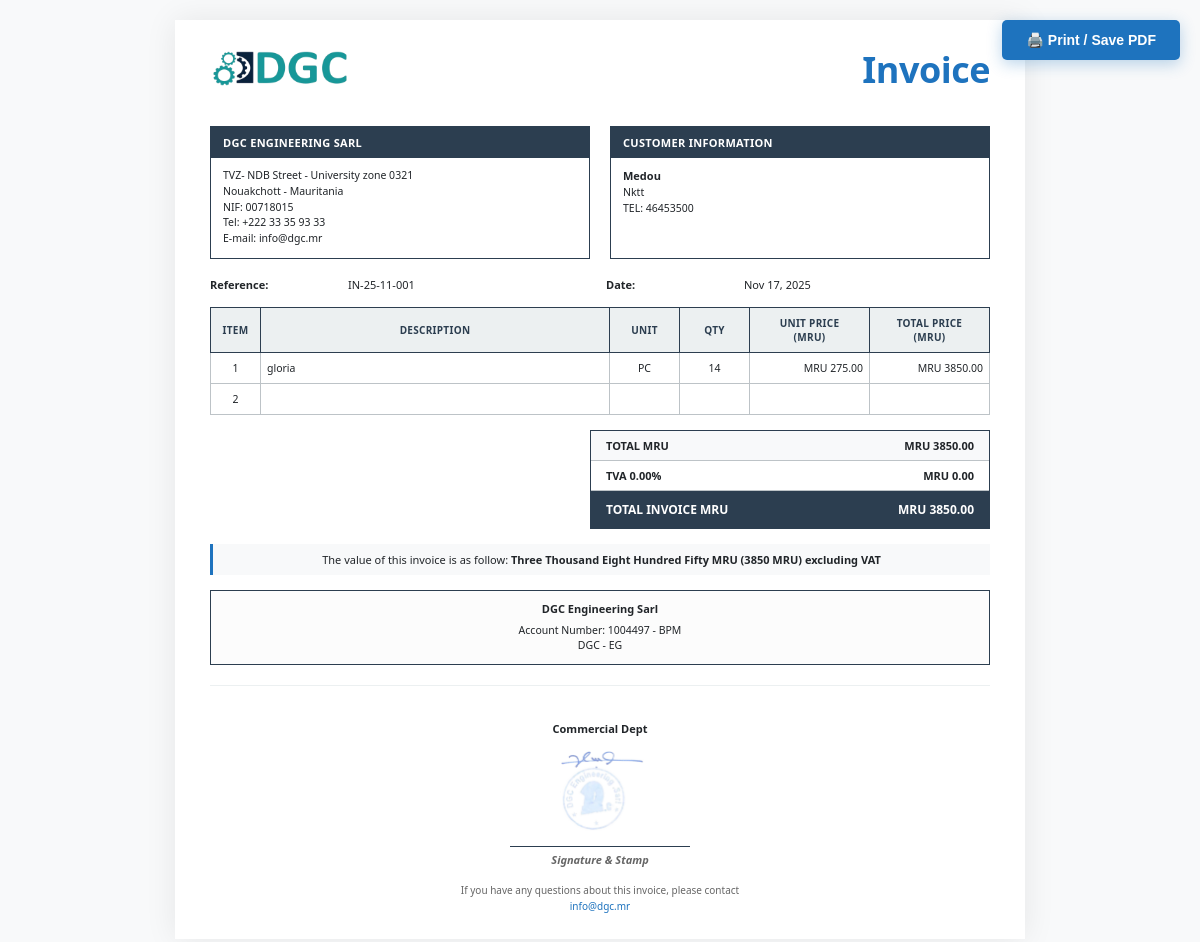
The page /documents/6/preview/ (signed in) on the database its author committed.
### Invoice/models.py (models this page shows, shortened)
class Company(models.Model):
    name = models.CharField(max_length=200, default="DGC Engineering Sarl")
    address = models.TextField(default="TVZ- NDB Street - University zone 0321")
    city = models.CharField(max_length=100, default="Nouakchott")
    country = models.CharField(max_length=100, default="Mauritania")
    phone = models.CharField(max_length=20, default="+222 33 35 93 33")
    email = models.EmailField(default="info@dgc.mr")
    nif = models.CharField(
        max_length=50,
        default="00718015",
        verbose_name="NIF",
        help_text="Tax Identification Number"
    )
    bank_name = models.CharField(max_length=200, default="BPM")
    account_number = models.CharField(max_length=100, default="1004497")
    bank_code = models.CharField(max_length=50, default="DGC - EG", blank=True)
    default_currency = models.CharField(max_length=10, default="MRU")
    default_tva_rate = models.DecimalField(
        max_digits=5,
        decimal_places=2,
        default=Decimal('0.00'),
        validators=[MinValueValidator(Decimal('0.00')), MaxValueValidator(Decimal('100.00'))],
        help_text="Default TVA/VAT rate in percentage"
    )
    department = models.CharField(max_length=100, default="Commercial Dept", blank=True)
    created_at = models.DateTimeField(auto_now_add=True)
    updated_at = models.DateTimeField(auto_now=True)
    class Meta:
        verbose_name = "Company Information"
        verbose_name_plural = "Company Information"
    @classmethod
    def get_company(cls):
        company, created = cls.objects.get_or_create(pk=1)
        return company

class Document(models.Model):
    DOCUMENT_TYPE_CHOICES = [
        ('quotation', 'Quotation'),
        ('invoice', 'Invoice'),
    ]
    STATUS_CHOICES = [
        ('draft', 'Draft'),
        ('pending', 'Pending'),
        ('approved', 'Approved'),
        ('rejected', 'Rejected'),
        ('paid', 'Paid'),
        ('cancelled', 'Cancelled'),
    ]
    CURRENCY_CHOICES = [
        ('MRU', 'MRU - Mauritanian Ouguiya'),
        ('USD', 'USD - US Dollar'),
        ('EUR', 'EUR - Euro'),
    ]
    document_type = models.CharField(
        max_length=20,
        choices=DOCUMENT_TYPE_CHOICES,
        default='quotation',
        help_text="Type of document"
    )
    reference = models.CharField(
        max_length=50,
        unique=True,
        help_text="Auto-generated: QT-YY-MM-XXX or IN-YY-MM-XXX"
    )
    date = models.DateField(default=datetime.now)
    customer = models.ForeignKey(
        Customer,
        on_delete=models.PROTECT,
        null=True,
        blank=True,
        related_name='documents',
        help_text="Link to customer database (optional)"
    )
    customer_name = models.CharField(max_length=200, help_text="Customer name (required)")
    customer_location = models.CharField(max_length=300, blank=True)
    customer_phone = models.CharField(max_length=20, blank=True)
    customer_po_ref = models.CharField(
        max_length=100,
        blank=True,
        verbose_name="Customer PO Reference",
        help_text="Customer's Purchase Order reference (for invoices)"
    )
    work_delivery = models.TextField(
        blank=True,
        verbose_name="Work Delivery Terms",
        help_text="Delivery terms (quotations only)"
    )
    payment_terms = models.TextField(
        blank=True,
        verbose_name="Payment Terms",
        help_text="Payment conditions (quotations only)"
    )
    currency = models.CharField(
        max_length=10,
        choices=CURRENCY_CHOICES,
        default='MRU'
    )
    tva_rate = models.DecimalField(
        max_digits=5,
        decimal_places=2,
        default=Decimal('0.00'),
        validators=[MinValueValidator(Decimal('0.00')), MaxValueValidator(Decimal('100.00'))],
        verbose_name="TVA Rate (%)",
        help_text="Tax rate in percentage"
    )
    amount_in_words = models.TextField(
        blank=True,
        help_text="Amount written in words (invoices only)"
    )
    status = models.CharField(
        max_length=20,
        choices=STATUS_CHOICES,
        default='draft'
    )
    converted_to_invoice = models.OneToOneField(
        'self',
        on_delete=models.SET_NULL,
        null=True,
        blank=True,
        related_name='source_quotation',
        help_text="Invoice created from this quotation"
    )
    approved_by = models.ForeignKey(
        User,
        on_delete=models.SET_NULL,
        null=True,
        blank=True,
        related_name='approved_documents'
    )
    approved_at = models.DateTimeField(null=True, blank=True)
    rejected_by = models.ForeignKey(
        User,
        on_delete=models.SET_NULL,
        null=True,
        blank=True,
        related_name='rejected_documents'
    )
    rejected_at = models.DateTimeField(null=True, blank=True)
    notes = models.TextField(
        blank=True,
        help_text="Internal notes (not shown on document)"
    )
    footer_text = models.TextField(
        blank=True,
        help_text="Additional text for document footer"
    )
    created_by = models.ForeignKey(
        User,
        on_delete=models.PROTECT,
        related_name='created_documents'
    )
    created_at = models.DateTimeField(auto_now_add=True)
    updated_at = models.DateTimeField(auto_now=True)
    class Meta:
        ordering = ['-date', '-created_at']
        indexes = [
            models.Index(fields=['-date']),
            models.Index(fields=['status']),
            models.Index(fields=['document_type']),
            models.Index(fields=['reference']),
            models.Index(fields=['customer']),
        ]
        verbose_name = "Document"
        verbose_name_plural = "Documents"
    @property
    def subtotal(self):
        return sum(item.total_price for item in self.items.all())
    @property
    def tva_amount(self):
        return (self.subtotal * self.tva_rate) / Decimal('100')
    @property
    def total(self):
        return self.subtotal + self.tva_amount

class DocumentItem(models.Model):
    UNIT_CHOICES = [
        ('PC', 'PC'),
        ('Unit', 'Unit'),
        ('Hour', 'Hour'),
        ('Day', 'Day'),
        ('Month', 'Month'),
        ('Set', 'Set'),
        ('Box', 'Box'),
        ('Kg', 'Kg'),
        ('Meter', 'Meter'),
        ('Liter', 'Liter'),
    ]
    document = models.ForeignKey(
        Document,
        on_delete=models.CASCADE,
        related_name='items'
    )
    item_number = models.PositiveIntegerField(
        help_text="Line item number (auto-generated)"
    )
    description = models.TextField(
        help_text="Description of the item/service"
    )
    unit = models.CharField(
        max_length=10,
        choices=UNIT_CHOICES,
        default='PC'
    )
    quantity = models.PositiveIntegerField(
        default=1,
        validators=[MinValueValidator(1)]
    )
    unit_price = models.DecimalField(
        max_digits=12,
        decimal_places=2,
        validators=[MinValueValidator(Decimal('0.00'))],
        help_text="Price per unit"
    )
    class Meta:
        ordering = ['item_number']
        unique_together = ['document', 'item_number']
        indexes = [
            models.Index(fields=['document', 'item_number']),
        ]
    @property
    def total_price(self):
        return self.quantity * self.unit_price

### Invoice/views.py (the view)
# urls.py: path('documents/<int:pk>/preview/', views.document_preview, name='document_preview'),
@login_required
def document_preview(request, pk):
    document = get_object_or_404(Document, pk=pk)
    company = Company.get_company()
    template = 'invoices/document_preview.html'
    return render(request, template, {
        'document': document,
        'company': company,
    })

### Invoice/templates/invoices/document_preview.html (shortened to what this page needs)
{% load static %}
<!DOCTYPE html>
<html lang="en">
<head>
</head>
<body>
    <button class="print-button no-print" onclick="window.print()">
        🖨️ Print / Save PDF
    </button>
    <div class="invoice-container">
        <div class="header">
            <div class="company-logo">
                <img src="{% static 'invoices/images/logo.png' %}" alt="{{ company.name }}">
            </div>
            <div class="invoice-title">
                <h1>{% if document.document_type == 'quotation' %}Quotation{% else %}Invoice{% endif %}</h1>
            </div>
        </div>
        <div class="info-section">
            <div class="info-box">
                <div class="info-box-header">{{ company.name }}</div>
                <div class="info-box-content">
                    <p>{{ company.address }}<br>
                    {{ company.city }} - {{ company.country }}<br>
                    NIF: {{ company.nif }}<br>
                    Tel: {{ company.phone }}<br>
                    E-mail: {{ company.email }}</p>
                </div>
            </div>
            <div class="info-box">
                <div class="info-box-header">Customer Information</div>
                <div class="info-box-content">
                    <p><strong>{{ document.customer_name }}</strong><br>
                    {% if document.customer_location %}
                    {{ document.customer_location }}<br>
                    {% endif %}
                    {% if document.customer_phone %}
                    TEL: {{ document.customer_phone }}
                    {% endif %}</p>
                </div>
            </div>
        </div>
        <div class="ref-date-section">
            <div class="ref-date-item">
                <strong>Reference:</strong>
                <span>{{ document.reference }}</span>
            </div>
            <div class="ref-date-item">
                <strong>Date:</strong>
                <span>{{ document.date|date:"M d, Y" }}</span>
            </div>
        </div>
        <table class="items-table">
            <thead>
                <tr>
                    <th style="width: 50px;">Item</th>
                    <th>Description</th>
                    <th style="width: 70px;">Unit</th>
                    <th style="width: 70px;">QTY</th>
                    <th style="width: 120px;">Unit Price<br>({{ document.currency }})</th>
                    <th style="width: 120px;">Total Price<br>({{ document.currency }})</th>
                </tr>
            </thead>
            <tbody>
                {% for item in document.items.all %}
                <tr>
                    <td class="center">{{ item.item_number }}</td>
                    <td>{{ item.description }}</td>
                    <td class="center">{{ item.unit }}</td>
                    <td class="center">{{ item.quantity }}</td>
                    <td class="right">{{ document.currency }} {{ item.unit_price|floatformat:2 }}</td>
                    <td class="right">{{ document.currency }} {{ item.total_price|floatformat:2 }}</td>
                </tr>
                {% endfor %}
                {% if document.items.count < 2 %}
                    {% for i in "12"|make_list %}
                        {% if forloop.counter|add:document.items.count <= 2 %}
                        <tr>
                            <td class="center">{{ forloop.counter|add:document.items.count }}</td>
                            <td></td>
                            <td></td>
                            <td></td>
                            <td></td>
                            <td></td>
                        </tr>
                        {% endif %}
                    {% endfor %}
                {% endif %}
            </tbody>
        </table>
        <div class="totals-section">
            <div class="totals-row subtotal">
                <span>Total {{ document.currency }}</span>
                <span>{{ document.currency }} {{ document.subtotal|floatformat:2 }}</span>
            </div>
            <div class="totals-row">
                <span>TVA {{ document.tva_rate }}%</span>
                <span>{{ document.currency }} {{ document.tva_amount|floatformat:2 }}</span>
            </div>
            <div class="totals-row total">
                <span>Total {% if document.document_type == 'quotation' %}Quotation{% else %}Invoice{% endif %} {{ document.currency }}</span>
                <span>{{ document.currency }} {{ document.total|floatformat:2 }}</span>
            </div>
        </div>
        {% if document.document_type == 'invoice' %}
        <div class="value-statement">
            The value of this invoice is as follow: <strong>{{ document.amount_in_words|default:"" }}</strong>
        </div>
        {% endif %}
        <div class="bank-info">
            <strong>{{ company.name }}</strong>
            Account Number: {{ company.account_number }} - {{ company.bank_name }}<br>
            {{ company.bank_code }}
        </div>
        <div class="footer">
            <div class="signature-section">
                <p>{{ company.department|default:"Commercial Dept" }}</p>
                <div class="stamp-container">
                    <img src="{% static 'invoices/images/company-stamp.png' %}" alt="Company Stamp" class="stamp-image">
                </div>
                <div class="signature-line"></div>
                <p class="signature-label">Signature & Stamp</p>
            </div>
            <div class="contact-info">
                If you have any questions about this {% if document.document_type == 'quotation' %}offer{% else %}invoice{% endif %}, please contact<br>
                <a href="mailto:{{ company.email }}">{{ company.email }}</a>
            </div>
        </div>
    </div>
</body>
</html>

### rows shown on the page
Company: name "DGC ENGINEERING SARL", address "TVZ- NDB Street - University zone 0321", city "Nouakchott", country "Mauritania", nif "00718015", phone "+222 33 35 93 33", email "info@dgc.mr", name "DGC Engineering Sarl", account_number "1004497", bank_name "BPM", bank_code "DGC - EG", department "Commercial Dept"
Document: customer_name "Medou", customer_location "Nktt", customer_phone "46453500", reference "IN-25-11-001", date "Nov 17, 2025", currency "MRU", subtotal "3850.00", tva_rate "0.00", tva_amount "0.00", total "3850.00", amount_in_words "Three Thousand Eight Hundred Fifty MRU (3850 MRU) excluding VAT"
DocumentItem: item_number "1", description "gloria", unit "PC", quantity "14", unit_price "275.00", total_price "3850.00"
